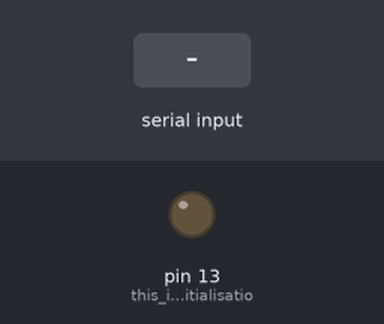
This sketch was run on a simulated Arduino Nano, built with avr-gcc and run on an emulated ATmega328P. On the bench: output pins drawn as LEDs (lit = HIGH). The inputs (shaded band) are chosen by the test bench.

Above: at 1.2 s.
1.3 s: "." received over Serial
At 2.45 s:
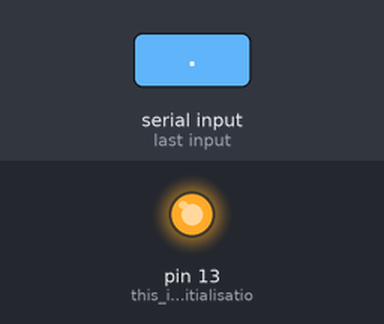
4.1 s: "-" received over Serial
At 6.6 s:
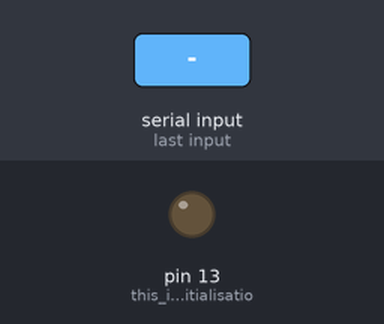
Timing chart, 0 to 8.1 s (numbered marks = the images above; inputs shaded):
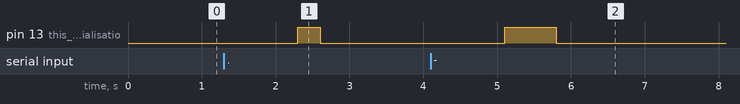

Measured:
- after the input at 1.3 s, pin 13 (this_is_the_initialisatio): LOW → HIGH after 1.0 s, → LOW 0.30 s later
- after the input at 4.1 s, pin 13 (this_is_the_initialisatio): LOW → HIGH after 1.0 s, → LOW 0.70 s later

The sketch:

Blink_name.ino
```cpp
//Gaurish Bhatia
//Student ID: 2110994762.
//Task 2.1P.
//SIT 210.
//REMARKS : This is the code file that I have prepared for blinking my name in the form of morsecode.


// global variables for time delay.
int sample_time_delay = 250;
int hyphen_time_delay = 700;
int dot_time_delay = 300;

void setup() {

  Serial.begin(9600);// begin of the serial communication
  pinMode(LED_BUILTIN, OUTPUT);// this is the initialisation of the built-in LED of the arduino nano.
  digitalWrite(LED_BUILTIN, LOW);
}


void loop() {
  if (Serial.available())
  {
    String sample_Input = "input";// sample string for storing the input.

    sample_Input = Serial.readString();// taking the input from the user.

    String useful = filtering(sample_Input);// getting the useful morsecode via filtering function.
    Output_light(useful);// calling the output light  function for blinking the LED.


  }


}


String filtering(String sample)// function for filtering the input to remove any useless characters or spaces.
{
  char filter = 's';// sample character for storing the value of the sring.
  String sample_output;// sample string variable which will store the morse code.

  for (int i = 0; i < sample.length(); i++)// loop for iterating each character in the loop.
  {
    filter = sample[i];

    if (filter == '.' || '-')// checking if the character is '.' or '-'.
    {
      sample_output = sample_output + filter;// adding it to the output.

    }

  }
  return sample_output;// returning the useful morse code.
}


void Output_light(String Sample_morse)// the function for execution of blinking LED.
{
  for (int j = 0; j < Sample_morse.length(); j++)// loop for iterating through the morse code.
  {
    char required = Sample_morse[j];// sample variable.


    // if else blocks for checking the character.
    if (required == '.')
    {
      digitalWrite(LED_BUILTIN, HIGH);// blinking the LED with suitable time delay.
      delay(dot_time_delay);

    }
    else if (required == '-')
    {
      digitalWrite(LED_BUILTIN, HIGH);
      delay(hyphen_time_delay);

    }

    digitalWrite(LED_BUILTIN, LOW);// blinking the lED.

    delay(sample_time_delay);// suitable time delay.

  }
}
```
